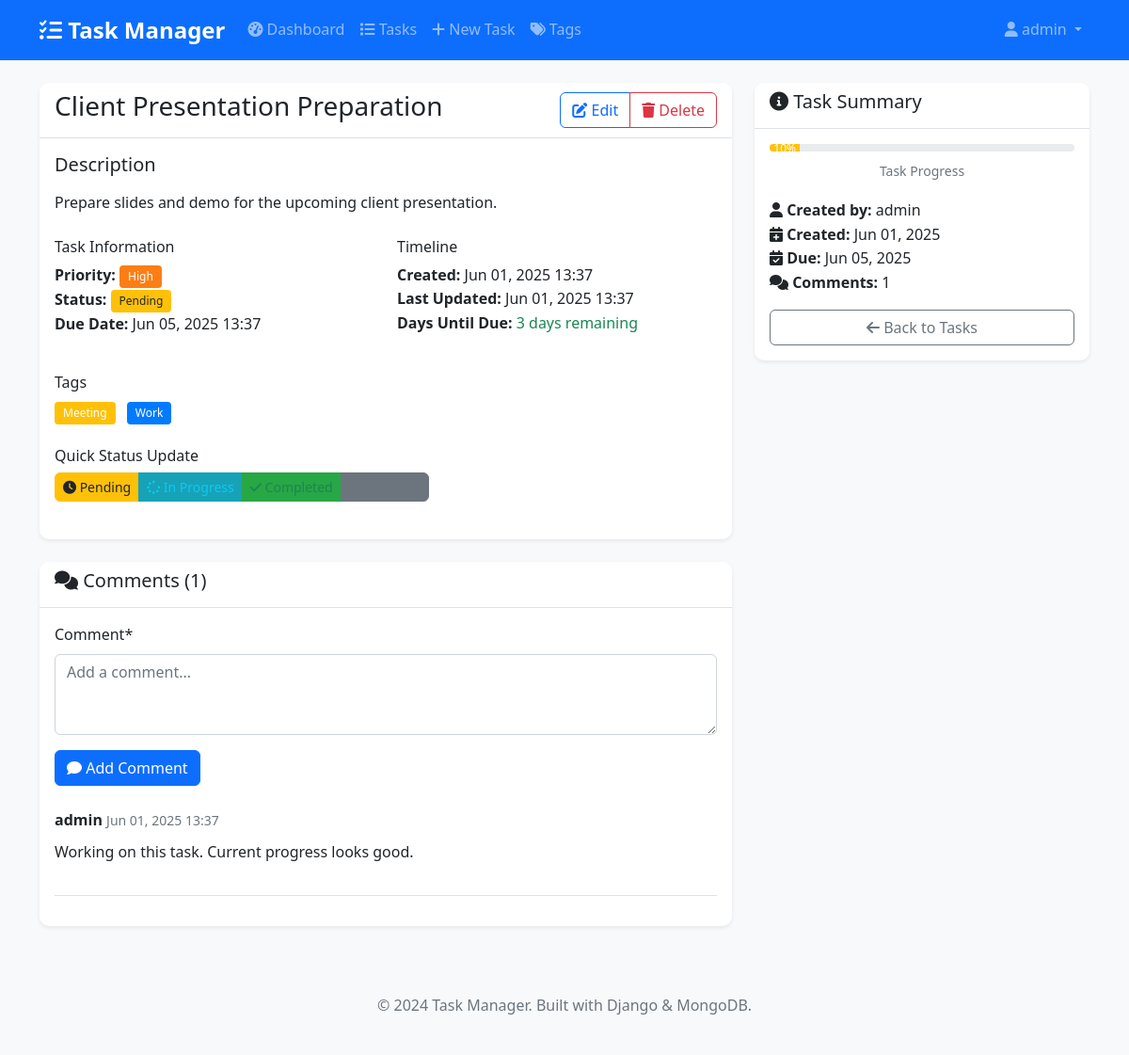
The app's page /tasks/8/ (signed in) with its own data.
### tasks/models.py (models this page shows, shortened)
class Task(models.Model):
    PRIORITY_CHOICES = [
        ('low', 'Low'),
        ('medium', 'Medium'),
        ('high', 'High'),
        ('urgent', 'Urgent'),
    ]
    STATUS_CHOICES = [
        ('pending', 'Pending'),
        ('in_progress', 'In Progress'),
        ('completed', 'Completed'),
        ('cancelled', 'Cancelled'),
    ]
    title = models.CharField(max_length=200)
    description = models.TextField(blank=True, null=True)
    due_date = models.DateTimeField()
    priority = models.CharField(max_length=10, choices=PRIORITY_CHOICES, default='medium')
    status = models.CharField(max_length=15, choices=STATUS_CHOICES, default='pending')
    tags = models.ManyToManyField(Tag, blank=True)
    created_by = models.ForeignKey(User, on_delete=models.CASCADE, related_name='tasks')
    assigned_to = models.ForeignKey(User, on_delete=models.CASCADE, related_name='assigned_tasks', blank=True, null=True)
    created_at = models.DateTimeField(auto_now_add=True)
    updated_at = models.DateTimeField(auto_now=True)
    completed_at = models.DateTimeField(blank=True, null=True)
    @property
    def is_overdue(self):
        return self.due_date < timezone.now() and self.status != 'completed'
    @property
    def days_until_due(self):
        delta = self.due_date - timezone.now()
        return delta.days
    class Meta:
        db_table = 'tasks'
        ordering = ['-created_at']

class Tag(models.Model):
    name = models.CharField(max_length=50, unique=True)
    color = models.CharField(max_length=7, default='#007bff')  # Hex color code
    created_by = models.ForeignKey(User, on_delete=models.CASCADE)
    created_at = models.DateTimeField(auto_now_add=True)
    class Meta:
        db_table = 'tags'
        ordering = ['name']

class TaskComment(models.Model):
    task = models.ForeignKey(Task, on_delete=models.CASCADE, related_name='comments')
    user = models.ForeignKey(User, on_delete=models.CASCADE)
    comment = models.TextField()
    created_at = models.DateTimeField(auto_now_add=True)
    class Meta:
        db_table = 'task_comments'
        ordering = ['-created_at']

### tasks/views.py (the view)
# urls.py: path('tasks/<int:pk>/', views.task_detail, name='task_detail'),
@login_required
def task_detail(request, pk):
    task = get_object_or_404(Task, pk=pk, created_by=request.user)
    comments = task.comments.all()
    if request.method == 'POST':
        comment_form = TaskCommentForm(request.POST)
        if comment_form.is_valid():
            comment = comment_form.save(commit=False)
            comment.task = task
            comment.user = request.user
            comment.save()
            messages.success(request, 'Comment added successfully!')
            return redirect('tasks:task_detail', pk=task.pk)
    else:
        comment_form = TaskCommentForm()
    context = {
        'task': task,
        'comments': comments,
        'comment_form': comment_form,
    }
    return render(request, 'tasks/task_detail.html', context)

### tasks/forms.py
class TaskCommentForm(forms.ModelForm):
    class Meta:
        model = TaskComment
        fields = ['comment']
        widgets = {
            'comment': forms.Textarea(attrs={'rows': 3, 'placeholder': 'Add a comment...'}),
        }

### templates/tasks/task_detail.html (shortened to what this page needs)
{% extends 'base.html' %}
{% load crispy_forms_tags %}
{% block content %}
<div class="row">
    <div class="col-md-8">
        <div class="card">
            <div class="card-header d-flex justify-content-between align-items-center">
                <h3>
                    {{ task.title }}
                </h3>
                <div class="btn-group">
                    <a href="{% url 'tasks:task_edit' task.pk %}" class="btn btn-outline-primary">
                        <i class="fas fa-edit"></i> Edit
                    </a>
                    <a href="{% url 'tasks:task_delete' task.pk %}" class="btn btn-outline-danger">
                        <i class="fas fa-trash"></i> Delete
                    </a>
                </div>
            </div>
            <div class="card-body">
                {% if task.description %}
                <div class="mb-4">
                    <h5>Description</h5>
                    <p class="text-muted">{{ task.description|linebreaks }}</p>
                </div>
                {% endif %}
                <div class="row mb-4">
                    <div class="col-md-6">
                        <h6>Task Information</h6>
                        <ul class="list-unstyled">
                            <li><strong>Priority:</strong>
                                <span class="badge bg-{{ task.priority }}">{{ task.get_priority_display }}</span>
                            </li>
                            <li><strong>Status:</strong>
                                <span class="badge bg-{{ task.status }}">{{ task.get_status_display }}</span>
                            </li>
                            <li><strong>Due Date:</strong> {{ task.due_date|date:"M d, Y H:i" }}</li>
                        </ul>
                    </div>
                    <div class="col-md-6">
                        <h6>Timeline</h6>
                        <ul class="list-unstyled">
                            <li><strong>Created:</strong> {{ task.created_at|date:"M d, Y H:i" }}</li>
                            <li><strong>Last Updated:</strong> {{ task.updated_at|date:"M d, Y H:i" }}</li>
                            <li><strong>Days Until Due:</strong>
                                {% if task.days_until_due < 0 %}
                                    <span class="text-danger">{{ task.days_until_due|add:"-1" }} days overdue</span>
                                {% elif task.days_until_due == 0 %}
                                    <span class="text-warning">Due today</span>
                                {% else %}
                                    <span class="text-success">{{ task.days_until_due }} days remaining</span>
                                {% endif %}
                            </li>
                        </ul>
                    </div>
                </div>
                {% if task.tags.all %}
                <div class="mb-4">
                    <h6>Tags</h6>
                    {% for tag in task.tags.all %}
                    <span class="badge me-2" style="background-color: {{ tag.color }}">{{ tag.name }}</span>
                    {% endfor %}
                </div>
                {% endif %}
                <div class="mb-4">
                    <h6>Quick Status Update</h6>
                    <div class="btn-group" role="group">
                        <button type="button" class="btn btn-outline-warning btn-sm status-btn" data-status="pending">
                            <i class="fas fa-clock"></i> Pending
                        </button>
                        <button type="button" class="btn btn-outline-info btn-sm status-btn" data-status="in_progress">
                            <i class="fas fa-spinner"></i> In Progress
                        </button>
                        <button type="button" class="btn btn-outline-success btn-sm status-btn" data-status="completed">
                            <i class="fas fa-check"></i> Completed
                        </button>
                        <button type="button" class="btn btn-outline-secondary btn-sm status-btn" data-status="cancelled">
                            <i class="fas fa-times"></i> Cancelled
                        </button>
                    </div>
                </div>
            </div>
        </div>
        <div class="card mt-4">
            <div class="card-header">
                <h5><i class="fas fa-comments"></i> Comments ({{ comments.count }})</h5>
            </div>
            <div class="card-body">
                <form method="post" class="mb-4">
                    {{ comment_form|crispy }}
                    <button type="submit" class="btn btn-primary">
                        <i class="fas fa-comment"></i> Add Comment
                    </button>
                </form>
                {% if comments %}
                <div class="comments-list">
                    {% for comment in comments %}
                    <div class="border-bottom pb-3 mb-3">
                        <div class="d-flex justify-content-between align-items-start">
                            <div>
                                <strong>{{ comment.user.get_full_name|default:comment.user.username }}</strong>
                                <small class="text-muted">{{ comment.created_at|date:"M d, Y H:i" }}</small>
                            </div>
                        </div>
                        <p class="mt-2 mb-0">{{ comment.comment|linebreaks }}</p>
                    </div>
                    {% endfor %}
                </div>
                {% else %}
                <p class="text-muted text-center">No comments yet. Be the first to comment!</p>
                {% endif %}
            </div>
        </div>
    </div>
    <div class="col-md-4">
        <div class="card">
            <div class="card-header">
                <h5><i class="fas fa-info-circle"></i> Task Summary</h5>
            </div>
            <div class="card-body">
                <div class="text-center mb-3">
                    <div class="progress mb-2">
                        {% if task.status == 'completed' %}
                        <div class="progress-bar bg-success" style="width: 100%">100%</div>
                        {% elif task.status == 'in_progress' %}
                        <div class="progress-bar bg-info" style="width: 50%">50%</div>
                        {% elif task.status == 'cancelled' %}
                        <div class="progress-bar bg-secondary" style="width: 0%">0%</div>
                        {% else %}
                        <div class="progress-bar bg-warning" style="width: 10%">10%</div>
                        {% endif %}
                    </div>
                    <small class="text-muted">Task Progress</small>
                </div>
                <ul class="list-unstyled">
                    <li><i class="fas fa-user"></i> <strong>Created by:</strong> {{ task.created_by.get_full_name|default:task.created_by.username }}</li>
                    <li><i class="fas fa-calendar-plus"></i> <strong>Created:</strong> {{ task.created_at|date:"M d, Y" }}</li>
                    <li><i class="fas fa-calendar-check"></i> <strong>Due:</strong> {{ task.due_date|date:"M d, Y" }}</li>
                    <li><i class="fas fa-comments"></i> <strong>Comments:</strong> {{ comments.count }}</li>
                </ul>
                <div class="d-grid gap-2 mt-3">
                    <a href="{% url 'tasks:task_list' %}" class="btn btn-outline-secondary">
                        <i class="fas fa-arrow-left"></i> Back to Tasks
                    </a>
                </div>
            </div>
        </div>
    </div>
</div>
{% endblock %}

### templates/base.html (shortened to what this page needs)
<!DOCTYPE html>
<html lang="en">
<head>
    <link href="https://cdn.jsdelivr.net/npm/bootstrap@5.1.3/dist/css/bootstrap.min.css" rel="stylesheet">
    <link rel="stylesheet" href="https://cdnjs.cloudflare.com/ajax/libs/font-awesome/6.0.0/css/all.min.css">
    {% load static %}
    <link rel="stylesheet" href="{% static 'css/style.css' %}">
</head>
<body>
    <nav class="navbar navbar-expand-lg navbar-dark bg-primary">
        <div class="container">
            <a class="navbar-brand" href="{% url 'tasks:dashboard' %}">
                <i class="fas fa-tasks"></i> Task Manager
            </a>
            <div class="collapse navbar-collapse" id="navbarNav">
                {% if user.is_authenticated %}
                <ul class="navbar-nav me-auto">
                    <li class="nav-item">
                        <a class="nav-link" href="{% url 'tasks:dashboard' %}">
                            <i class="fas fa-tachometer-alt"></i> Dashboard
                        </a>
                    </li>
                    <li class="nav-item">
                        <a class="nav-link" href="{% url 'tasks:task_list' %}">
                            <i class="fas fa-list"></i> Tasks
                        </a>
                    </li>
                    <li class="nav-item">
                        <a class="nav-link" href="{% url 'tasks:task_create' %}">
                            <i class="fas fa-plus"></i> New Task
                        </a>
                    </li>
                    <li class="nav-item">
                        <a class="nav-link" href="{% url 'tasks:tag_list' %}">
                            <i class="fas fa-tags"></i> Tags
                        </a>
                    </li>
                </ul>
                <ul class="navbar-nav">
                    <li class="nav-item dropdown">
                        <a class="nav-link dropdown-toggle" href="#" id="navbarDropdown" role="button" data-bs-toggle="dropdown">
                            <i class="fas fa-user"></i> {{ user.username }}
                        </a>
                    </li>
                </ul>
                {% endif %}
            </div>
        </div>
    </nav>
    <main class="container mt-4">
        {% block content %}{% endblock %}
    </main>
    <footer class="bg-light mt-5 py-4">
        <div class="container text-center">
            <p class="text-muted">&copy; 2024 Task Manager. Built with Django & MongoDB.</p>
        </div>
    </footer>
</body>
</html>

### static/css/style.css (style rules this page uses)
:root { --primary-color: #007bff; --secondary-color: #6c757d; --success-color: #28a745; --danger-color: #dc3545; --warning-color: #ffc107; --info-color: #17a2b8; --light-color: #f8f9fa; --dark-color: #343a40; }
body { font-family: 'Segoe UI', Tahoma, Geneva, Verdana, sans-serif; background-color: #f8f9fa; line-height: 1.6; }
.navbar-brand { font-weight: bold; font-size: 1.5rem; }
.navbar-nav .nav-link { font-weight: 500; transition: color 0.3s ease; }
.card { border: none; border-radius: 10px; box-shadow: 0 0.125rem 0.25rem rgba(0, 0, 0, 0.075); transition: box-shadow 0.15s ease-in-out; }
.card-header { background-color: #fff; border-bottom: 1px solid #dee2e6; border-radius: 10px 10px 0 0 !important; font-weight: 600; }
.btn { border-radius: 6px; font-weight: 500; transition: all 0.3s ease; }
.btn-group .btn { transform: none; }
.badge { font-size: 0.75em; font-weight: 500; padding: 0.5em 0.75em; }
.bg-high, .btn-outline-high { background-color: #fd7e14 !important; border-color: #fd7e14 !important; }
.bg-pending, .btn-outline-pending { background-color: #ffc107 !important; border-color: #ffc107 !important; color: #212529 !important; }
.bg-in_progress, .btn-outline-in_progress { background-color: #17a2b8 !important; border-color: #17a2b8 !important; }
.bg-completed, .btn-outline-completed { background-color: #28a745 !important; border-color: #28a745 !important; }
.bg-cancelled, .btn-outline-cancelled { background-color: #6c757d !important; border-color: #6c757d !important; }
.form-control, .form-select { border-radius: 6px; border: 1px solid #ced4da; transition: border-color 0.15s ease-in-out, box-shadow 0.15s ease-in-out; }
.progress { height: 8px; border-radius: 4px; }
footer { margin-top: auto; }

### records on screen
Task: title "Client Presentation Preparation", description "Prepare slides and demo for the upcoming client presentation.", priority "High", status "Pending", due_date "Jun 05, 2025 13:37", created_at "Jun 01, 2025 13:37", updated_at "Jun 01, 2025 13:37", days_until_due "3", count "1", created_by.get_full_name "admin", created_at "Jun 01, 2025", due_date "Jun 05, 2025"
Tag: name "Meeting"
Tag: name "Work"
TaskComment: user.get_full_name "admin", created_at "Jun 01, 2025 13:37", comment "Working on this task. Current progress looks good."

### other values on screen
{{ user.username }} "admin"
{{ comments.count }} "1"
